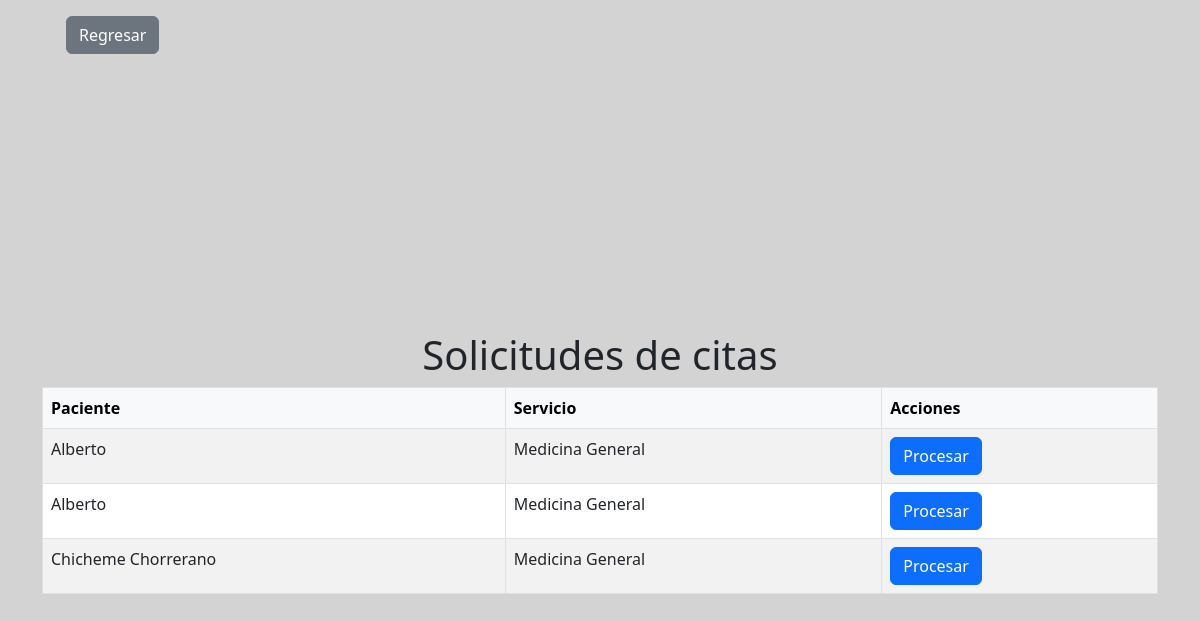
Page /views/listas/gestion_citas.php (signed in) on the committed database.
### tables this page shows
CREATE TABLE IF NOT EXISTS `citas` (
  `cita_id` int(11) NOT NULL AUTO_INCREMENT,
  `fecha` date DEFAULT NULL,
  `hora` int(11) DEFAULT NULL,
  `estado` varchar(20) DEFAULT NULL,
  `medico_id` int(11) DEFAULT NULL,
  `paciente_id` int(11) DEFAULT NULL,
  `servicio_id` int(11) DEFAULT NULL,
  `id_turno` int(11) DEFAULT NULL,
  `transaccion` varchar(50) DEFAULT NULL,
  PRIMARY KEY (`cita_id`),
  UNIQUE KEY `unica_cita` (`fecha`,`hora`) USING BTREE,
  KEY `servicio_id` (`servicio_id`),
  KEY `citas_ibfk_1` (`paciente_id`),
  KEY `FK_citas_medicos` (`medico_id`),
  KEY `FK_citas_horas` (`hora`),
  KEY `id_turno` (`id_turno`),
  CONSTRAINT `FK_citas_horas` FOREIGN KEY (`hora`) REFERENCES `horas` (`id_hora`) ON DELETE CASCADE ON UPDATE CASCADE,
  CONSTRAINT `FK_citas_medicos` FOREIGN KEY (`medico_id`) REFERENCES `medicos` (`usuario_id`) ON DELETE CASCADE ON UPDATE CASCADE,
  CONSTRAINT `FK_citas_pacientes` FOREIGN KEY (`paciente_id`) REFERENCES `pacientes` (`paciente_id`) ON DELETE CASCADE ON UPDATE NO ACTION,
  CONSTRAINT `FK_citas_servicios_medicos` FOREIGN KEY (`servicio_id`) REFERENCES `servicios_medicos` (`servicio_id`) ON DELETE CASCADE ON UPDATE NO ACTION,
  CONSTRAINT `FK_citas_turno` FOREIGN KEY (`id_turno`) REFERENCES `turno` (`id_turno`) ON DELETE CASCADE ON UPDATE NO ACTION
);

CREATE TABLE IF NOT EXISTS `usuarios` (
  `usuario_id` int(11) NOT NULL AUTO_INCREMENT,
  `nombre` varchar(100) DEFAULT NULL,
  `email` varchar(100) DEFAULT NULL,
  `contrasena` varchar(255) DEFAULT NULL,
  `rol` varchar(50) DEFAULT NULL,
  `fecha_creacion` datetime DEFAULT current_timestamp(),
  PRIMARY KEY (`usuario_id`),
  KEY `FK_usuarios_roles` (`rol`),
  CONSTRAINT `FK_usuarios_roles` FOREIGN KEY (`rol`) REFERENCES `roles` (`rol`) ON UPDATE CASCADE
);

CREATE TABLE IF NOT EXISTS `servicios_medicos` (
  `servicio_id` int(11) NOT NULL AUTO_INCREMENT,
  `nombre_servicio` varchar(100) DEFAULT NULL,
  `descripcion` text DEFAULT NULL,
  `costo` double DEFAULT NULL,
  PRIMARY KEY (`servicio_id`)
);

### includes/Citas.php (called while the page is built, shortened)
<?php
class Citas
{
    private $conn;
    public function __construct($db)
    {
        $this->conn = $db;
    }
    public function consultar_citas()
    {
        $query = "Call ConsultarCitas()";
        $stmt = $this->conn->prepare($query);
        if ($stmt->execute()) {
            return $stmt->fetchAll(PDO::FETCH_ASSOC);
        }
        return false;
    }
}

### views/listas/gestion_citas.php (the view, shortened to what this page needs)
<?php
include "../../includes/Citas.php";
$database = new Database();
$db = $database->getConnection();
$citas = new Citas($db);
$result = $citas->consultar_citas();
?>
<?php require("../../template/header.php"); ?>
<section class="container">
    <a href="../inicio/inicio_recepcionista.php" class="btn btn-secondary my-3 mx-4">Regresar</a>
    <div class="row d-flex justify-content-center align-items-center min-vh-100">
        <?php if (isset($result) && !empty($result)) : ?>
            <div class="table-responsive">
                <h1 class="text-center">Solicitudes de citas</h1>
                <table class="table table-striped table-bordered table-hover">
                    <thead class="table-light">
                        <tr>
                            <th>Paciente</th>
                            <th>Servicio</th>
                            <th>Acciones</th>
                        </tr>
                    </thead>
                    <tbody>
                        <?php foreach ($result as $row) : ?>
                            <tr>
                                <td><?php echo htmlspecialchars($row["Paciente"]); ?></td>
                                <td><?php echo htmlspecialchars($row["Servicio"]); ?></td>
                                <td>
                                    <a href="../registrar/crear_cita.php?nombre=<?php echo htmlspecialchars($row["Paciente"]); ?>&cita_id=<?php echo htmlspecialchars($row["cita_id"]); ?>" class="btn btn-primary">Procesar</a>
                                </td>
                            </tr>
                        <?php endforeach; ?>
                    </tbody>
                </table>
            </div>
        <?php else : ?>
            <div class="text-center">
                <p>No hay citas pendientes.</p>
            </div>
        <?php endif; ?>
    </div>
</section>
<?php require("../../template/footer.php"); ?>

### rows in the picture
citas: usuarios.nombre "Alberto", servicio.nombre_servicio "Medicina General"
citas: usuarios.nombre "Alberto", servicio.nombre_servicio "Medicina General"
citas: usuarios.nombre "Chicheme Chorrerano", servicio.nombre_servicio "Medicina General"
